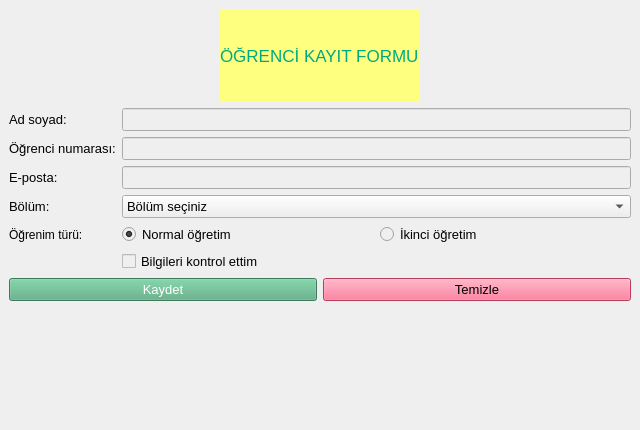
<?xml version="1.0" encoding="UTF-8"?>
<ui version="4.0">
 <class>StudentRegistration</class>
 <widget class="QMainWindow" name="StudentRegistration">
  <property name="geometry">
   <rect>
    <x>0</x>
    <y>0</y>
    <width>640</width>
    <height>430</height>
   </rect>
  </property>
  <property name="windowTitle">
   <string>Öğrenci Kayıt Formu</string>
  </property>
  <property name="styleSheet">
   <string notr="true">background-color: rgb(239, 239, 239);</string>
  </property>
  <widget class="QWidget" name="centralwidget">
   <layout class="QVBoxLayout" name="verticalLayout">
    <item alignment="Qt::AlignHCenter">
     <widget class="QLabel" name="lblBaslik">
      <property name="font">
       <font>
        <family>MS Shell Dlg 2</family>
        <pointsize>13</pointsize>
        <weight>9</weight>
        <italic>false</italic>
        <bold>false</bold>
       </font>
      </property>
      <property name="styleSheet">
       <string notr="true">
color: rgb(0, 170, 127);
background-color: rgb(255, 255, 127);</string>
      </property>
      <property name="text">
       <string>ÖĞRENCİ KAYIT FORMU</string>
      </property>
     </widget>
    </item>
    <item>
     <layout class="QFormLayout" name="formLayout">
      <item row="0" column="0">
       <widget class="QLabel" name="lbltxtAdSoyad">
        <property name="font">
         <font>
          <pointsize>10</pointsize>
         </font>
        </property>
        <property name="text">
         <string>Ad soyad:</string>
        </property>
       </widget>
      </item>
      <item row="0" column="1">
       <widget class="QLineEdit" name="txtAdSoyad">
        <property name="font">
         <font>
          <pointsize>10</pointsize>
         </font>
        </property>
       </widget>
      </item>
      <item row="1" column="0">
       <widget class="QLabel" name="lbltxtOgrenciNo">
        <property name="font">
         <font>
          <pointsize>10</pointsize>
         </font>
        </property>
        <property name="text">
         <string>Öğrenci numarası:</string>
        </property>
       </widget>
      </item>
      <item row="1" column="1">
       <widget class="QLineEdit" name="txtOgrenciNo">
        <property name="font">
         <font>
          <pointsize>10</pointsize>
         </font>
        </property>
       </widget>
      </item>
      <item row="2" column="0">
       <widget class="QLabel" name="lbltxtEposta">
        <property name="font">
         <font>
          <pointsize>10</pointsize>
         </font>
        </property>
        <property name="text">
         <string>E-posta:</string>
        </property>
       </widget>
      </item>
      <item row="2" column="1">
       <widget class="QLineEdit" name="txtEposta">
        <property name="font">
         <font>
          <pointsize>10</pointsize>
         </font>
        </property>
       </widget>
      </item>
      <item row="3" column="0">
       <widget class="QLabel" name="lblBolum">
        <property name="font">
         <font>
          <pointsize>10</pointsize>
         </font>
        </property>
        <property name="text">
         <string>Bölüm:</string>
        </property>
       </widget>
      </item>
      <item row="3" column="1">
       <widget class="QComboBox" name="cmbBolum">
        <property name="font">
         <font>
          <pointsize>10</pointsize>
         </font>
        </property>
        <item>
         <property name="text">
          <string>Bölüm seçiniz</string>
         </property>
        </item>
        <item>
         <property name="text">
          <string>Makina Mühendisliği</string>
         </property>
        </item>
        <item>
         <property name="text">
          <string>Yazılım Mühendisliği</string>
         </property>
        </item>
        <item>
         <property name="text">
          <string>Bilgisayar Mühendisliği</string>
         </property>
        </item>
        <item>
         <property name="text">
          <string>Elektrik-Elektronik Mühendisliği</string>
         </property>
        </item>
       </widget>
      </item>
      <item row="4" column="0">
       <widget class="QLabel" name="lblOgrenim">
        <property name="styleSheet">
         <string notr="true">font: 10pt &quot;MS Shell Dlg 2&quot;;</string>
        </property>
        <property name="text">
         <string>Öğrenim türü:</string>
        </property>
       </widget>
      </item>
      <item row="4" column="1">
       <layout class="QHBoxLayout" name="radioLayout">
        <item>
         <widget class="QRadioButton" name="rbNormal">
          <property name="font">
           <font>
            <pointsize>10</pointsize>
           </font>
          </property>
          <property name="text">
           <string>Normal öğretim</string>
          </property>
          <property name="checked">
           <bool>true</bool>
          </property>
         </widget>
        </item>
        <item>
         <widget class="QRadioButton" name="rbIkinci">
          <property name="font">
           <font>
            <pointsize>10</pointsize>
           </font>
          </property>
          <property name="text">
           <string>İkinci öğretim</string>
          </property>
         </widget>
        </item>
       </layout>
      </item>
      <item row="5" column="1">
       <widget class="QCheckBox" name="chkOnay">
        <property name="font">
         <font>
          <pointsize>10</pointsize>
         </font>
        </property>
        <property name="text">
         <string>Bilgileri kontrol ettim</string>
        </property>
       </widget>
      </item>
     </layout>
    </item>
    <item>
     <layout class="QHBoxLayout" name="buttonLayout">
      <item>
       <widget class="QPushButton" name="btnKaydet">
        <property name="font">
         <font>
          <family>MS Shell Dlg 2</family>
          <pointsize>10</pointsize>
          <weight>50</weight>
          <italic>false</italic>
          <bold>false</bold>
         </font>
        </property>
        <property name="styleSheet">
         <string notr="true">background-color: rgb(85, 170, 127);
color: rgb(255, 255, 255);
font: 10pt &quot;MS Shell Dlg 2&quot;;</string>
        </property>
        <property name="text">
         <string>Kaydet</string>
        </property>
       </widget>
      </item>
      <item>
       <widget class="QPushButton" name="btnTemizle">
        <property name="font">
         <font>
          <pointsize>10</pointsize>
         </font>
        </property>
        <property name="styleSheet">
         <string notr="true">background-color: rgb(255, 85, 127);</string>
        </property>
        <property name="text">
         <string>Temizle</string>
        </property>
       </widget>
      </item>
     </layout>
    </item>
    <item>
     <widget class="QLabel" name="lblDurum">
      <property name="text">
       <string/>
      </property>
     </widget>
    </item>
   </layout>
  </widget>
  <widget class="QStatusBar" name="statusbar"/>
 </widget>
 <resources/>
 <connections/>
</ui>
